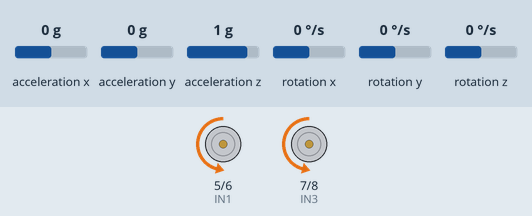
Recording of a sketch running on a simulated Arduino Uno, built with avr-gcc and run on an emulated ATmega328P. Shown: motor-driver pin pairs drawn as motors (green arrow = first pin HIGH = forward, orange = second pin HIGH = backward, longer = more drive, scaled by the enable pin). Inputs (shaded band) come from the test bench; at power-on: acceleration x 0 g, acceleration y 0 g, acceleration z 1 g, rotation x 0 °/s, rotation y 0 °/s, rotation z 0 °/s. What the sketch prints to the serial monitor is not drawn.

Above: at 1.24 s.
1.3 s: acceleration x set to -1.4 g
2.8 s: acceleration x set to -1.2 g
4.3 s: acceleration x set to -0.9 g
At 5.3 s:
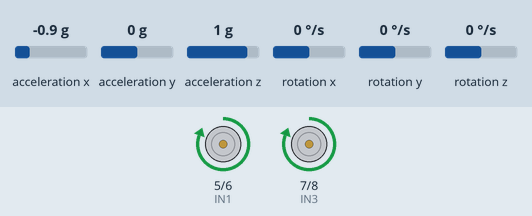
5.8 s: acceleration x set to 1.4 g
At 6.7 s:
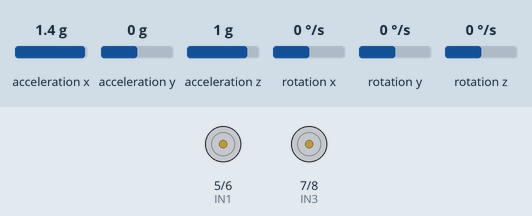
7.3 s: acceleration y set to -0.8 g
8.8 s: acceleration y set to -1.1 g
At 10.1 s:
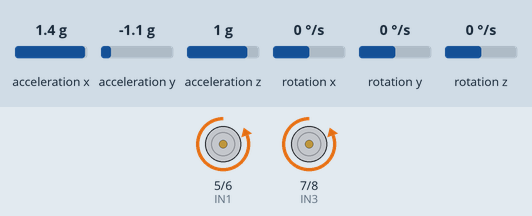
Timing chart, 0 to 11.3 s (numbered marks = the images above; inputs shaded):
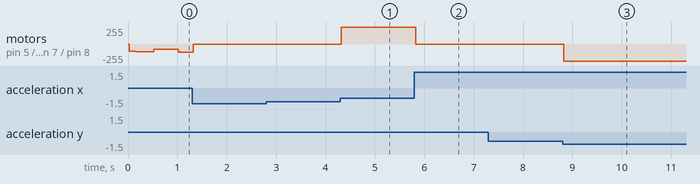

The sketch:

test_day2.ino
```cpp
#include "Wire.h"
#include <MPU6050_light.h>

MPU6050 mpu(Wire);
unsigned long previous_time = 0;  // Timer to calculate delta time

// PID Constants (Tune these for best performance)
float Kp = 65;
float Ki = 35;
float Kd = 0.03;

float setpoint = 0;  // Desired pitch angle (robot balanced at 0°)
float previous_error = 0.0;
float integral = 0.0;

float forward_offset = 0.7; // Tilt target forward by 3°, adjust for speed

// Motor Driver Pins (L298)
#define ENA 9  // Left Motor Speed (PWM)
#define IN1 5    // Left Motor Direction
#define IN2 6
#define ENB 10    // Right Motor Speed (PWM)
#define IN3 7    // Right Motor Direction
#define IN4 8

void setup()
{
    Serial.begin(9600);
    Wire.begin();
    Wire.setClock(400000);

    byte status = mpu.begin();
    Serial.print(F("MPU6050 status: "));
    Serial.println(status);
    while (status != 0)
    {
    } // Stop if MPU6050 not connected

    mpu.setAccOffsets(-0.08, -0.02, -0.09);
    mpu.setGyroOffsets(0.07, 0.09, -1.07);
    Serial.println("IMU Ready!\n");

    // Initialize Motor Pins
    pinMode(ENA, OUTPUT);
    pinMode(IN1, OUTPUT);
    pinMode(IN2, OUTPUT);
    pinMode(ENB, OUTPUT);
    pinMode(IN3, OUTPUT);
    pinMode(IN4, OUTPUT);

    // Ensure motors start OFF
    digitalWrite(IN1, LOW);
    digitalWrite(IN2, LOW);
    digitalWrite(IN3, LOW);
    digitalWrite(IN4, LOW);
}

void loop()
{
    mpu.update(); // Read sensor values and update angles

    unsigned long current_time = millis();
    float dt = (current_time - previous_time) / 1000.0; // Time in seconds

    if (dt >= 0.01)
    { // Run every 10ms

        float pitch = mpu.getAngleY(); // Use Y-axis as pitch

        // 🚀 Forward motion by offsetting setpoint
        float target = setpoint;

        if (millis() / 500 % 2 == 0)
        {
            target += forward_offset;
        }

        // Calculate PID
        float error = target - pitch;
        integral += error * dt; // dt = 10ms = 0.01s
        float derivative = (error - previous_error) / dt;
        float PID_value = (Kp * error) + (Ki * integral) + (Kd * derivative);
        previous_error = error;

        // Limit PID output
        if (PID_value > 255)
            PID_value = 255;
        if (PID_value < -255)
            PID_value = -255;

        // 👇 Add rotation for 2 seconds
        int rotation = 0;

        // Optional: Stop if bot tilts too far
        if (abs(pitch) > 45)
        {
            stopMotors();
        }
        else
        {
            driveMotors(PID_value, rotation); // Control motors based on PID output
        }

        previous_time = current_time; // Update time
    }
    delay(25);
}

// Function to control motors with L298
void driveMotors(float PID_value, int rotation = 0)
{
    int baseSpeed = abs(PID_value); // Convert PID output to positive for PWM
    int leftSpeed = 0;
    int rightSpeed = 0;

    if (baseSpeed < 40)
        baseSpeed = 0;
    leftSpeed = baseSpeed + rotation;
    rightSpeed = baseSpeed - rotation;
    leftSpeed = map(leftSpeed, 0, 255, 80, 255);
    rightSpeed = map(rightSpeed, 0, 255, 80, 255);

    leftSpeed = constrain(leftSpeed, 0, 255);
    rightSpeed = constrain(rightSpeed, 0, 255);

    if (PID_value > 0)
    { // Move Forward
        analogWrite(ENA, leftSpeed);
        digitalWrite(IN1, LOW);
        digitalWrite(IN2, HIGH);

        analogWrite(ENB, rightSpeed);
        digitalWrite(IN3, LOW);
        digitalWrite(IN4, HIGH);
    }
    else
    { // Move Backward
        analogWrite(ENA, leftSpeed);
        digitalWrite(IN1, HIGH);
        digitalWrite(IN2, LOW);

        analogWrite(ENB, rightSpeed);
        digitalWrite(IN3, HIGH);
        digitalWrite(IN4, LOW);
    }
}

// Function to stop both motors
void stopMotors()
{
    analogWrite(ENA, 0);
    analogWrite(ENB, 0);
    digitalWrite(IN1, LOW);
    digitalWrite(IN2, LOW);
    digitalWrite(IN3, LOW);
    digitalWrite(IN4, LOW);
}
```

Measured:
- the behaviour switches between -0.9 and -1 g on acceleration y (found by bisection; images 2 and 3)
- after the input at 2.8 s, every drawn part: stays the same
- after the input at 4.3 s, motor on pin 5 (IN1) / pin 6 (IN2), motor on pin 7 (IN3) / pin 8 (IN4): stopped → forward 255/255 at once
- after the input at 5.8 s, motor on pin 5 (IN1) / pin 6 (IN2), motor on pin 7 (IN3) / pin 8 (IN4): forward 255/255 → stopped at once
- after the input at 7.3 s, every drawn part: stays the same
- after the input at 8.8 s, motor on pin 5 (IN1) / pin 6 (IN2), motor on pin 7 (IN3) / pin 8 (IN4): stopped → backward 255/255 at once
